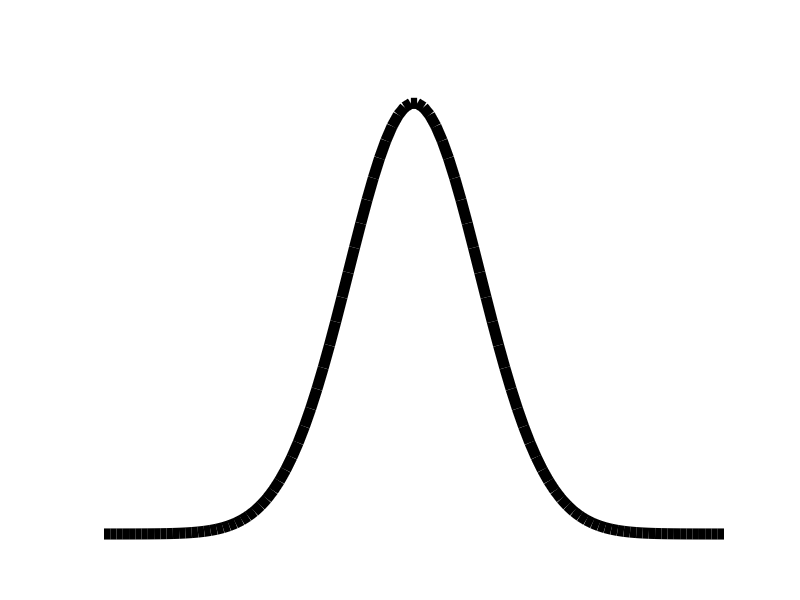
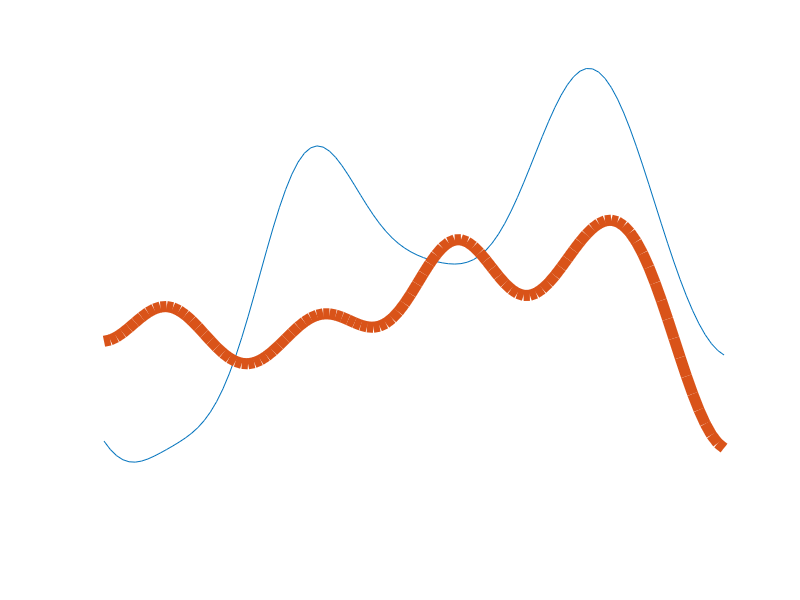

The MATLAB source for these figures, in order:
%% Data
X_o = [-1.5 -1 -0.75 -0.4 -0.3 0]';
Y_o = [-1.6 -1.3 -0.5 0 0.3 0.6]';
%% Define a SE kernel
nu = 1.15; % scale of the kernel
s  = 0.30; % lengthscale sigma parameter of the kernel
kf = @(x,x2) nu^2 * exp( (x-x2).^2  /(-1*s^2) );
sn = 0.01; % known noise on observed data
ef = @(x,x2) sn^2 * (x==x2); % iid noise
% Let's sum the signal and noise kernel functions:
k = @(x,x2) kf(x,x2) + ef(x,x2);
% Let's plot the kernel function of domain x
np = 100; x = linspace(-1,1,np)';
y = kf(zeros(length(x),1),x);
figure(1), plot(x,y,'k','LineWidth',8), axis([-1 1 0 1.5]), axis off
% Now let's draw two random functions out of the kernel
K = zeros(length(x));
for i = 1:length(x)
    K(i,:) = kf(x(i) * ones(length(x),1), x);
end
% Due to numerical precision, we need to add a small factor to the diagonal
% to ensure positive definiteness
sphi = chol(K + 1e-12 * eye(size(K)))';
rf = sphi * randn(length(x),2);
figure(2), plot(x,rf(:,1)+1,x,rf(:,2)-1,'LineWidth',8), axis off

%% Done!

% As a proposed exercise, try to do the same with the 
% rational-quadratic kernel, the periodic kernel and combinations. 
% We give you some hint material:

% 1) Rational-quadratic kernel,
c = 0.05; 
krq = @(x1,x2) sigma_f^2 * (1 - (x1-x2).^2 ./ ((x1-x2).^2 + c)) + ef(x1,x2);
% 2) Periodic kernel
p = 0.4; % periode
s = 1;   % SE kernel lengthscale
kper = @(x1,x2) sigma_f^2 * exp(-sin(pi*(x1-x2)/p).^2/l^2) + ef(x1,x2);
% 3) Linear kernel
offset = 0; 
kl = @(x1,x2) sigma_f^2 * (x1 - offset) .* (x2 - offset) + 1e-5*ef(x1,x2);
